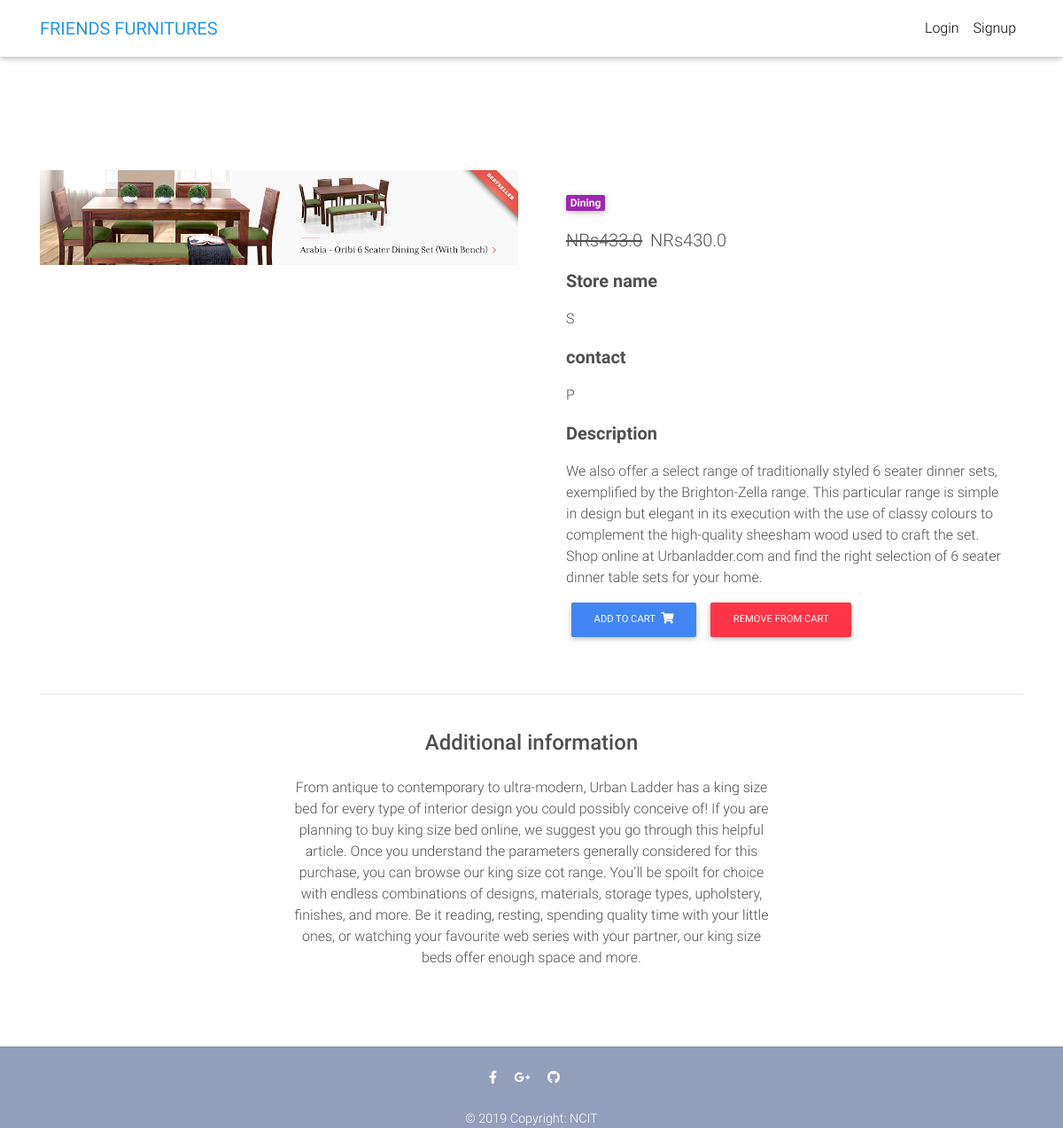
Page /product/dining/ on the committed database.
### core/models.py (models this page shows, shortened)
class Item(models.Model):
    title = models.CharField(max_length=100)
    price = models.FloatField()
    discount_price = models.FloatField(blank=True, null=True)
    category = models.CharField(choices=CATEGORY_CHOICES, max_length=2)
    label = models.CharField(choices=LABEL_CHOICES, max_length=1)
    slug = models.SlugField()
    description = models.TextField()
    store = models.CharField(max_length=100)
    contact = models.CharField(max_length=20)
    image = models.ImageField()
    def get_absolute_url(self):
        return reverse("core:product", kwargs={
            'slug': self.slug
        })
    def get_add_to_cart_url(self):
        return reverse("core:add-to-cart", kwargs={
            'slug': self.slug
        })
    def get_remove_from_cart_url(self):
        return reverse("core:remove-from-cart", kwargs={
            'slug': self.slug
        })

### core/views.py (the view)
# urls.py: path('product/<slug>/', ItemDetailView.as_view(), name='product'),
class ItemDetailView(DetailView):
    model = Item
    template_name = "product.html"

### templates/product.html (shortened to what this page needs)
{% extends "base.html" %}
{% block content %}
  <main class="mt-5 pt-4">
    <div class="container dark-grey-text mt-5">
      <div class="row wow fadeIn">
        <div class="col-md-6 mb-4">
          <img src="{{ item.image.url }}" class="card-img-top">
        </div>
        <div class="col-md-6 mb-4">
          <div class="p-4">
            <div class="mb-3">
              <a href="">
                <span class="badge purple mr-1">{{ object.get_category_display }}</span>
              </a>
            </div>
            <p class="lead">
              {% if object.discount_price %}
              <span class="mr-1">
                <del>NRs{{ object.price }}</del>
              </span>
              <span>NRs{{ object.discount_price }}</span>
              {% else %}
              <span>NRs{{ object.price }}</span>
              {% endif %}
            </p>
            <p class="lead font-weight-bold">Store name</p>
            <p>{{ object.store }}</p>
            <p class="lead font-weight-bold">contact</p>
            <p>{{ object.contact }}</p>
            <p class="lead font-weight-bold">Description</p>
            <p>{{ object.description }}</p>
            <a href="{{ object.get_add_to_cart_url }}" class="btn btn-primary btn-md my-0 p">
              Add to cart
              <i class="fas fa-shopping-cart ml-1"></i>
            </a>
            <a href="{{ object.get_remove_from_cart_url }}" class="btn btn-danger btn-md my-0 p">
              Remove from cart
            </a>
          </div>
        </div>
      </div>
      <hr>
      <div class="row d-flex justify-content-center wow fadeIn">
        <div class="col-md-6 text-center">
          <h4 class="my-4 h4">Additional information</h4>
          <p>From antique to contemporary to ultra-modern, Urban Ladder has a king size bed for every type of interior design you could possibly conceive of! If you are planning to buy king size bed online, we suggest you go through this helpful article. Once you understand the parameters generally considered for this purchase, you can browse our king size cot range. You’ll be spoilt for choice with endless combinations of designs, materials, storage types, upholstery, finishes, and more. Be it reading, resting, spending quality time with your little ones, or watching your favourite web series with your partner, our king size beds offer enough space and more.</p>
        </div>
      </div>
      <div class="row wow fadeIn">
        <div class="col-lg-4 col-md-12 mb-4">
        </div>
        <div class="col-lg-4 col-md-6 mb-4">
        </div>
        <div class="col-lg-4 col-md-6 mb-4">
        </div>
      </div>
    </div>
  </main>
{% endblock content %}

### templates/base.html (style rules this page uses)
html, body, header, .carousel { height: 60vh; }

### rows in the picture
Item: image (picture), category "Dining", price "433.0", discount_price "430.0", store "S", contact "P", description "We also offer a select range of traditionally styled 6 seater dinner sets, exemplified by the Brighton-Zella range. This particular range is simple in design but elegant in its execution with the use of classy colours to complement the high-quality sheesham wood used to craft the set. Shop online at Urbanladder.com and find the right selection of 6 seater dinner table sets for your home."
